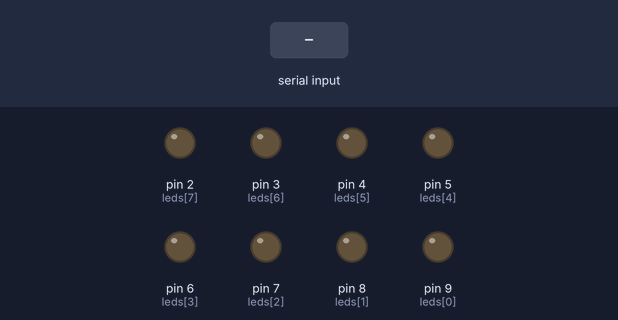
The sketch below on a simulated Arduino Uno, built with avr-gcc and run on an emulated ATmega328P. Shown: output pins drawn as LEDs (lit = HIGH). The test bench sets the inputs (shaded band). What the sketch prints to the serial monitor is not drawn.

Above: at 1.2 s.
1.3 s: "90,45\n" received over Serial
At 2.2 s:
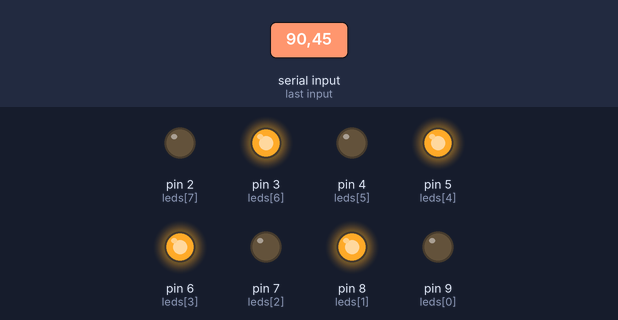
2.8 s: "30,150\n" received over Serial
At 3.4 s:
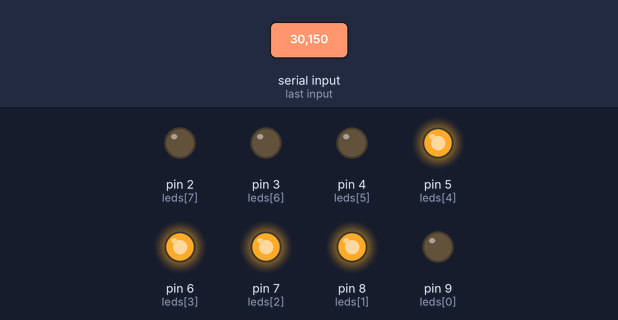
4.3 s: "5\n" received over Serial
At 5.5 s:
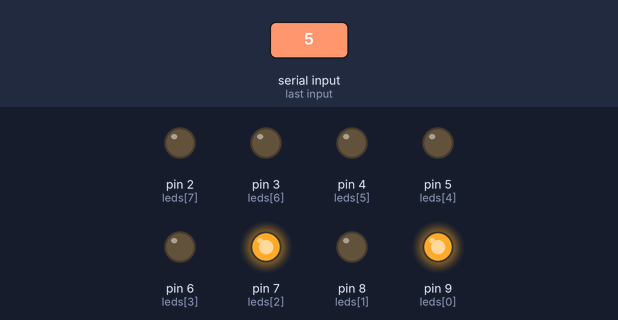
5.8 s: "200\n" received over Serial
At 6.9 s:
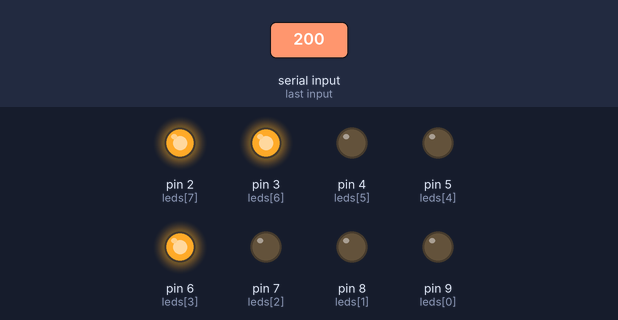
7.3 s: "90\n" received over Serial
At 8.0 s:
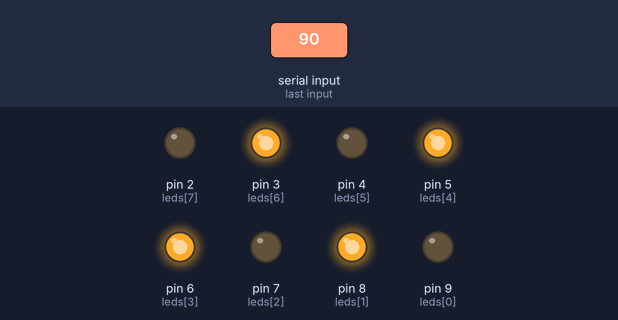
Timing chart, 0 to 9.8 s (numbered marks = the images above; inputs shaded):
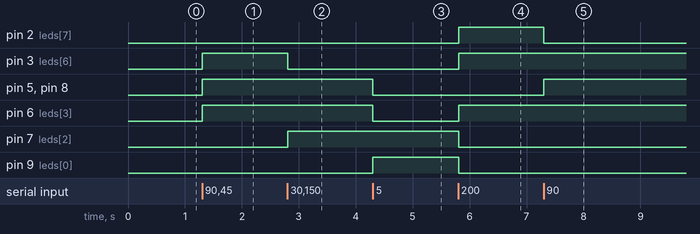

Measured:
- after the input at 1.3 s, pin 3 (leds[6]), pin 5 (leds[4]), pin 6 (leds[3]), pin 8 (leds[1]): LOW → HIGH at once
- after the input at 2.8 s, pin 3 (leds[6]): HIGH → LOW at once; pin 7 (leds[2]): LOW → HIGH at once
- after the input at 4.3 s, pin 5 (leds[4]), pin 6 (leds[3]), pin 8 (leds[1]): HIGH → LOW at once; pin 9 (leds[0]): LOW → HIGH at once
- after the input at 5.8 s, pin 2 (leds[7]), pin 3 (leds[6]), pin 6 (leds[3]): LOW → HIGH at once; pin 7 (leds[2]), pin 9 (leds[0]): HIGH → LOW at once
- after the input at 7.3 s, pin 2 (leds[7]): HIGH → LOW at once; pin 5 (leds[4]), pin 8 (leds[1]): LOW → HIGH at once

The sketch:

act_supple.ino
```cpp
int leds[] = {9, 8, 7, 6, 5, 4, 3, 2};
int i = 0;

void setup() {
  Serial.begin(9600);
  for (int i = 0; i <= 7; i++) {
    pinMode(leds[i], OUTPUT);
  }
}

void loop() {
  Serial.print("Enter a Decimal: ");
  while (!Serial.available()) {}
  int decimalNumber = 0;
  decimalNumber = Serial.parseInt();
  Serial.println(decimalNumber);

  if (decimalNumber == 0) {
    Serial.println("Binary = 00000000");
    // Set all LEDs to LOW
    for (int i = 0; i <= 7; i++) {
      digitalWrite(leds[i], LOW);
    }
  } else {
    String binaryString = "";
    for (int j = sizeof(int) * 4 - 1; j >= 0; --j) {
      if (decimalNumber & (1 << j)) {
        binaryString += '1';
      } else {
        binaryString += '0';
      }
    }
    Serial.print("Binary =  ");
    Serial.println(binaryString);

    while (decimalNumber >= 1) {
      for(int k=0; k <=7; k++){
        digitalWrite(leds[k], decimalNumber % 2);
        decimalNumber /= 2;
      }
      i++;
    }
  }
  Serial.end();
  Serial.begin(9600);
}
```
